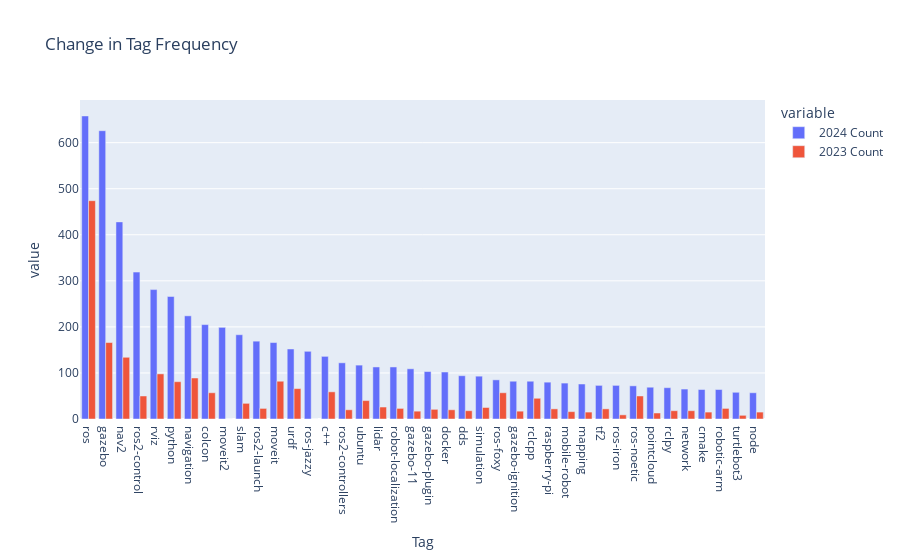

Notebook code cell kept with this figure:
### Code cell
fig = px.bar(df[2:42], x="Tag", y=["2024 Count","2023 Count"], barmode='group',title="Change in Tag Frequency")
fig.show()

### Figure 1 — Plotly figure (JSON) as saved in the notebook; plotly's stock layout.template omitted (floating-point values rounded to 4 significant figures)
{"data": [{"alignmentgroup": "True", "hovertemplate": "variable=2024 Count<br>Tag=%{x}<br>value=%{y}<extra></extra>", "legendgroup": "2024 Count", "marker": {"color": "#636efa", "pattern": {"shape": ""}}, "name": "2024 Count", "offsetgroup": "2024 Count", "orientation": "v", "showlegend": true, "textposition": "auto", "type": "bar", "x": ["ros", "gazebo", "nav2", "ros2-control", "rviz", "python", "navigation", "colcon", "moveit2", "slam", "ros2-launch", "moveit", "urdf", "ros-jazzy", "c++", "ros2-controllers", "ubuntu", "lidar", "robot-localization", "gazebo-11", "gazebo-plugin", "docker", "dds", "simulation", "ros-foxy", "gazebo-ignition", "rclcpp", "raspberry-pi", "mobile-robot", "mapping", "tf2", "ros-iron", "ros-noetic", "pointcloud", "rclpy", "network", "cmake", "robotic-arm", "turtlebot3", "node"], "xaxis": "x", "y": [658, 626, 428, 319, 281, 266, 224, 205, 199, 183, 169, 166, 152, 147, 136, 122, 117, 113, 113, 109, 103, 102, 94, 93, 85, 82, 82, 80, 78, 76, 73, 73, 72, 69, 68, 65, 64, 64, 58, 57], "yaxis": "y"}, {"alignmentgroup": "True", "hovertemplate": "variable=2023 Count<br>Tag=%{x}<br>value=%{y}<extra></extra>", "legendgroup": "2023 Count", "marker": {"color": "#EF553B", "pattern": {"shape": ""}}, "name": "2023 Count", "offsetgroup": "2023 Count", "orientation": "v", "showlegend": true, "textposition": "auto", "type": "bar", "x": ["ros", "gazebo", "nav2", "ros2-control", "rviz", "python", "navigation", "colcon", "moveit2", "slam", "ros2-launch", "moveit", "urdf", "ros-jazzy", "c++", "ros2-controllers", "ubuntu", "lidar", "robot-localization", "gazebo-11", "gazebo-plugin", "docker", "dds", "simulation", "ros-foxy", "gazebo-ignition", "rclcpp", "raspberry-pi", "mobile-robot", "mapping", "tf2", "ros-iron", "ros-noetic", "pointcloud", "rclpy", "network", "cmake", "robotic-arm", "turtlebot3", "node"], "xaxis": "x", "y": [474, 166, 134, 50, 98, 81, 89, 57, 0, 34, 23, 82, 66, 0, 59, 20, 40, 26, 23, 17, 21, 20, 18, 25, 57, 17, 45, 22, 16, 15, 22, 9, 50, 13, 18, 18, 15, 23, 8, 15], "yaxis": "y"}], "layout": {"barmode": "group", "legend": {"title": {"text": "variable"}, "tracegroupgap": 0}, "title": {"text": "Change in Tag Frequency"}, "xaxis": {"anchor": "y", "domain": [0, 1], "title": {"text": "Tag"}}, "yaxis": {"anchor": "x", "domain": [0, 1], "title": {"text": "value"}}}}
